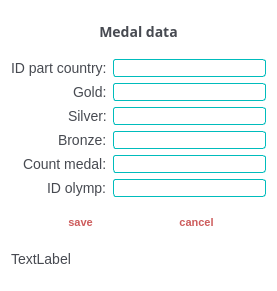
<?xml version="1.0" encoding="UTF-8"?>
<ui version="4.0">
 <class>form_olymp_medal</class>
 <widget class="QDialog" name="form_olymp_medal">
  <property name="geometry">
   <rect>
    <x>0</x>
    <y>0</y>
    <width>277</width>
    <height>291</height>
   </rect>
  </property>
  <property name="windowTitle">
   <string>Dialog</string>
  </property>
  <property name="styleSheet">
   <string notr="true">QLabel{
	font-family: 'Montserrat', sans-serif;
	font-size: 14px;
	color: rgb(71, 74, 81);
}

QDialog{
	background-color: rgb(255, 255, 255);
}

QLineEdit{
	border: 1px solid rgb(0, 188, 188);
	border-radius: 3px;
}

QPushButton{
	height: 20px;
	font-family: 'Montserrat', sans-serif;
	font-size: 11px;
	text-transform: uppercase;
	font-weight: 600;
	color: rgb(205, 92, 92);
	background-color: rgba(255, 255, 255, 0);
	border: none;
}

QPushButton:hover{
	height: 75px;
	border: 1px solid rgba(205, 92, 92, 1) ;
	border-radius: 5px;
	font-family: 'Montserrat', sans-serif;
	font-size: 11px;
	text-transform: uppercase;
	font-weight: 600;
	color: rgb(205, 92, 92);
	background-color: rgba(255, 255, 255, 0);
}

QPushButton:pressed{
	background-color: rgba(205, 92, 92, 1);
	color: white;
	border:2px solid;
	border: 1px solid rgba(205, 92, 92, 1) ;
	border-radius: 5px;
	font-family: 'Montserrat', sans-serif;

}</string>
  </property>
  <layout class="QVBoxLayout" name="verticalLayout">
   <item>
    <widget class="QLabel" name="label_9">
     <property name="font">
      <font>
       <family>Montserrat</family>
       <pointsize>-1</pointsize>
       <weight>75</weight>
       <bold>true</bold>
      </font>
     </property>
     <property name="text">
      <string>Medal data</string>
     </property>
     <property name="alignment">
      <set>Qt::AlignCenter</set>
     </property>
    </widget>
   </item>
   <item>
    <layout class="QFormLayout" name="formLayout">
     <property name="labelAlignment">
      <set>Qt::AlignRight|Qt::AlignTrailing|Qt::AlignVCenter</set>
     </property>
     <item row="0" column="0">
      <widget class="QLabel" name="label">
       <property name="text">
        <string>ID part country:</string>
       </property>
      </widget>
     </item>
     <item row="0" column="1">
      <widget class="QLineEdit" name="lineEdit"/>
     </item>
     <item row="1" column="0">
      <widget class="QLabel" name="label_2">
       <property name="text">
        <string>Gold:</string>
       </property>
      </widget>
     </item>
     <item row="1" column="1">
      <widget class="QLineEdit" name="lineEdit_2"/>
     </item>
     <item row="2" column="0">
      <widget class="QLabel" name="label_4">
       <property name="text">
        <string>Silver:</string>
       </property>
      </widget>
     </item>
     <item row="2" column="1">
      <widget class="QLineEdit" name="lineEdit_3"/>
     </item>
     <item row="3" column="0">
      <widget class="QLabel" name="label_5">
       <property name="text">
        <string>Bronze:</string>
       </property>
      </widget>
     </item>
     <item row="3" column="1">
      <widget class="QLineEdit" name="lineEdit_4"/>
     </item>
     <item row="4" column="0">
      <widget class="QLabel" name="label_6">
       <property name="text">
        <string>Count medal:</string>
       </property>
      </widget>
     </item>
     <item row="4" column="1">
      <widget class="QLineEdit" name="lineEdit_5"/>
     </item>
     <item row="5" column="0">
      <widget class="QLabel" name="label_7">
       <property name="text">
        <string>ID olymp:</string>
       </property>
      </widget>
     </item>
     <item row="5" column="1">
      <widget class="QLineEdit" name="lineEdit_6"/>
     </item>
    </layout>
   </item>
   <item>
    <layout class="QHBoxLayout" name="horizontalLayout">
     <property name="spacing">
      <number>23</number>
     </property>
     <property name="leftMargin">
      <number>23</number>
     </property>
     <property name="topMargin">
      <number>9</number>
     </property>
     <property name="rightMargin">
      <number>23</number>
     </property>
     <item>
      <widget class="QPushButton" name="but_save">
       <property name="text">
        <string>save</string>
       </property>
      </widget>
     </item>
     <item>
      <widget class="QPushButton" name="but_can">
       <property name="text">
        <string>cancel</string>
       </property>
      </widget>
     </item>
    </layout>
   </item>
   <item>
    <widget class="QLabel" name="statusLabel">
     <property name="text">
      <string>TextLabel</string>
     </property>
    </widget>
   </item>
  </layout>
 </widget>
 <resources/>
 <connections/>
</ui>
